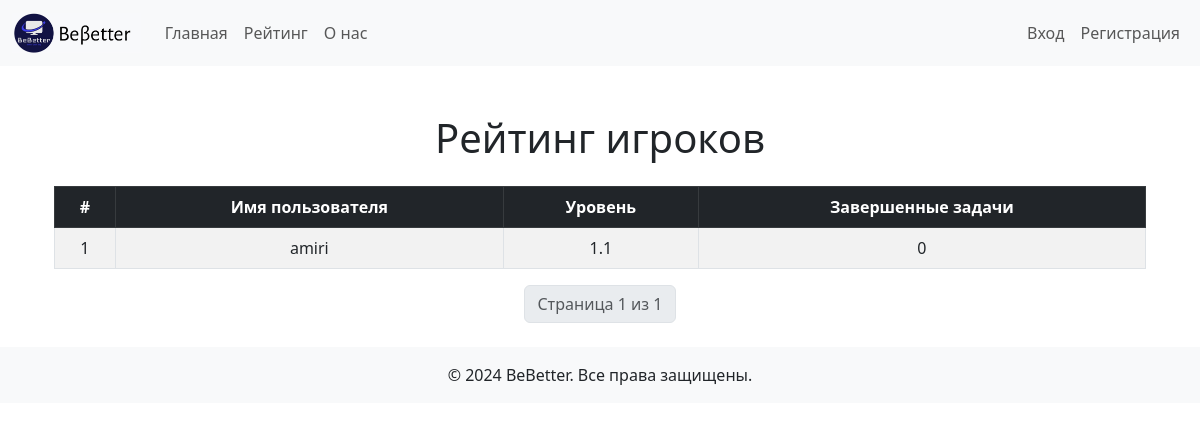
/rankings/, run on an earlier commit of the app's database.
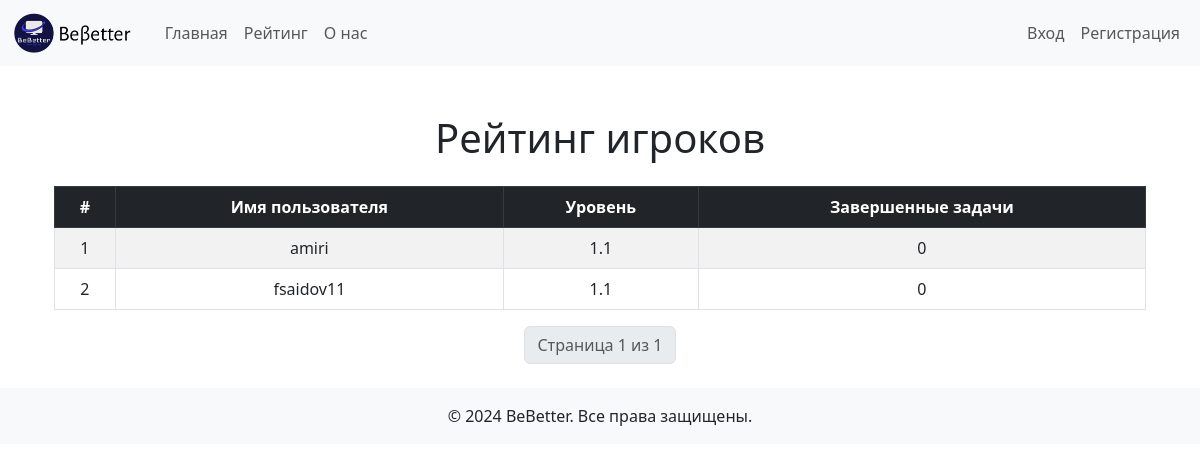
And on a later commit of the database.
### accounts/models.py (models this page shows, shortened)
class UserProfile(models.Model):
    CATEGORY_CHOICES = [
        ('science', 'Наука'),
        ('art', 'Искусство'),
        ('health', 'Медицина'),
        ('sport', 'Спорт'),
        ('it', 'IT'),
        ('business', 'Бизнес'),
    ]
    user = models.OneToOneField(User, on_delete=models.CASCADE, related_name='userprofile')
    birth_date = models.DateField(null=True, blank=True)  # Поле даты рождения
    level = models.IntegerField(default=1)  # Текущий уровень
    completed_tasks = models.IntegerField(default=0)  # Количество завершённых заданий
    current_task_number = models.IntegerField(default=1)  # Номер текущего задания
    category = models.CharField(max_length=20, choices=CATEGORY_CHOICES, default='science')  # Категория

### accounts/views.py (the view)
# urls.py: path('rankings/', rankings, name='rankings'),
def rankings(request):
    category_filter = request.GET.get('category')
    if category_filter:
        players = UserProfile.objects.filter(category=category_filter).order_by('-level', '-completed_tasks')
    else:
        players = UserProfile.objects.all().order_by('-level', '-completed_tasks')
    paginator = Paginator(players, 50)
    page_number = request.GET.get('page')
    page_obj = paginator.get_page(page_number)
    user_rank = None
    if request.user.is_authenticated:
        user_profile = UserProfile.objects.get(user=request.user)
        user_rank = list(players).index(user_profile) + 1
    context = {
        'page_obj': page_obj,
        'user_rank': user_rank,
        'category_filter': category_filter,  # Передаем выбранный фильтр в шаблон
    }
    return render(request, 'rankings.html', context)

### accounts/templates/rankings.html (shortened to what this page needs)
{% extends "base.html" %}
{% block content %}
<div class="container mt-5">
    <h1 class="text-center mb-4">Рейтинг игроков</h1>
    <div class="table-responsive">
        <table class="table table-striped table-bordered text-center">
            <thead class="table-dark">
                <tr>
                    <th scope="col">#</th>
                    <th scope="col">Имя пользователя</th>
                    <th scope="col">Уровень</th>
                    <th scope="col">Завершенные задачи</th>
                </tr>
            </thead>
            <tbody>
                {% for player in page_obj %}
                <tr>
                    <td>{{ forloop.counter }}</td>
                    <td>{{ player.user.username }}</td>
                    <td>{{ player.level }}.{{ player.current_task_number }}</td>
                    <td>{{ player.completed_tasks }}</td>
                </tr>
                {% endfor %}
            </tbody>
        </table>
    </div>
    <nav>
        <ul class="pagination justify-content-center">
            <li class="page-item disabled">
                <span class="page-link">Страница {{ page_obj.number }} из {{ page_obj.paginator.num_pages }}</span>
            </li>
        </ul>
    </nav>
</div>
{% endblock %}

### accounts/templates/base.html (shortened to what this page needs)
{% load static %}
<!DOCTYPE html>
<html lang="en">
<head>
    <link href="https://cdn.jsdelivr.net/npm/bootstrap@5.3.0-alpha3/dist/css/bootstrap.min.css" rel="stylesheet">
    <link rel="stylesheet" href="{% static 'styles.css' %}">
</head>
<body>
    <nav class="navbar navbar-expand-lg navbar-light bg-light">
        <div class="container-fluid">
            <a class="navbar-brand" href="/">
                <img src="{% static 'images/logo_navbar.jpg' %}" alt="BeBetter Logo" style="height: 40px;">
            </a>
            <div class="collapse navbar-collapse" id="navbarNav">
                <ul class="navbar-nav me-auto">
                    <li class="nav-item">
                        <a class="nav-link" href="/">Главная</a>
                    </li>
                    <li class="nav-item">
                        <a class="nav-link" href="/rankings/">Рейтинг</a>
                    </li>
                    <li class="nav-item">
                        <a class="nav-link" href="/about/">О нас</a>
                    </li>
                </ul>
                <ul class="navbar-nav ms-auto mb-2 mb-lg-0">
                    {% if user.is_authenticated %}
                        <li class="nav-item">
                            <a href="{% url 'update_user' %}" class="nav-link">Редактировать аккаунт</a>
                        </li>
                        <li class="nav-item">
                            <a class="nav-link" href="/logout/">Выход</a>
                        </li>
                    {% else %}
                        <li class="nav-item">
                            <a class="nav-link" href="/login/">Вход</a>
                        </li>
                        <li class="nav-item">
                            <a class="nav-link" href="/register/">Регистрация</a>
                        </li>
                    {% endif %}
                </ul>
            </div>
        </div>
    </nav>
    <div class="container mt-4">
        {% block content %}{% endblock %}
    </div>
    <footer class="bg-light text-center text-lg-start mt-4">
        <div class="text-center p-3">
            © 2024 BeBetter. Все права защищены.
        </div>
    </footer>
</body>
</html>

What changed in the data, as far as the page shows it:
added UserProfile: user.username "fsaidov11", level "1", current_task_number "1", completed_tasks "0"
